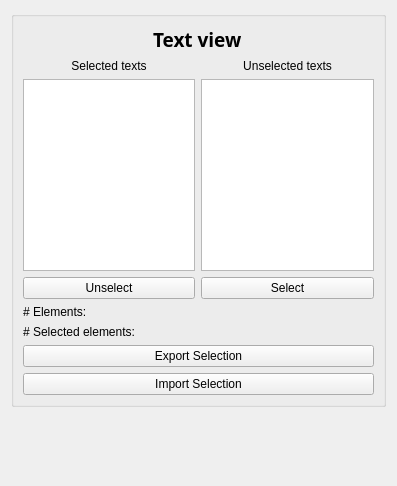
<?xml version="1.0" encoding="UTF-8"?>
<ui version="4.0">
 <class>TextView</class>
 <widget class="QWidget" name="TextView">
  <property name="geometry">
   <rect>
  <x>0</x>
  <y>0</y>
  <width>397</width>
  <height>486</height>
   </rect>
  </property>
  <property name="windowTitle">
   <string>Form</string>
  </property>
  <layout class="QGridLayout" name="gridLayout_2">
   <item row="0" column="0">
  <widget class="QGroupBox" name="groupBox">
   <property name="title">
    <string/>
   </property>
   <layout class="QGridLayout" name="gridLayout_3">
    <item row="0" column="0">
     <layout class="QGridLayout" name="gridLayout">
    <item row="0" column="0">
     <spacer name="horizontalSpacer">
      <property name="orientation">
       <enum>Qt::Horizontal</enum>
      </property>
      <property name="sizeHint" stdset="0">
       <size>
      <width>40</width>
      <height>20</height>
       </size>
      </property>
     </spacer>
    </item>
    <item row="0" column="1">
     <widget class="QLabel" name="label">
      <property name="font">
       <font>
      <family>Calibri Light</family>
      <pointsize>14</pointsize>
      <weight>75</weight>
      <bold>true</bold>
       </font>
      </property>
      <property name="text">
       <string>Text view</string>
      </property>
     </widget>
    </item>
    <item row="0" column="2">
     <spacer name="horizontalSpacer_2">
      <property name="orientation">
       <enum>Qt::Horizontal</enum>
      </property>
      <property name="sizeHint" stdset="0">
       <size>
      <width>40</width>
      <height>20</height>
       </size>
      </property>
     </spacer>
    </item>
    <item row="1" column="0" colspan="3">
     <layout class="QGridLayout" name="gridLayout_5">
      <item row="1" column="0">
       <spacer name="horizontalSpacer_3">
      <property name="orientation">
       <enum>Qt::Horizontal</enum>
      </property>
      <property name="sizeHint" stdset="0">
       <size>
        <width>40</width>
        <height>20</height>
       </size>
      </property>
       </spacer>
      </item>
      <item row="1" column="1" rowspan="2">
       <widget class="QListWidget" name="_selected_text_wdg"/>
      </item>
      <item row="3" column="2">
       <widget class="QPushButton" name="_select_btn">
      <property name="text">
       <string>Select</string>
      </property>
       </widget>
      </item>
      <item row="1" column="2" rowspan="2">
       <widget class="QListWidget" name="_unselected_text_wdg"/>
      </item>
      <item row="1" column="3">
       <spacer name="horizontalSpacer_4">
      <property name="orientation">
       <enum>Qt::Horizontal</enum>
      </property>
      <property name="sizeHint" stdset="0">
       <size>
        <width>40</width>
        <height>20</height>
       </size>
      </property>
       </spacer>
      </item>
      <item row="3" column="1">
       <widget class="QPushButton" name="_unselect_btn">
      <property name="text">
       <string>Unselect</string>
      </property>
       </widget>
      </item>
      <item row="0" column="1">
       <widget class="QLabel" name="label_2">
      <property name="text">
       <string>Selected texts</string>
      </property>
      <property name="alignment">
       <set>Qt::AlignCenter</set>
      </property>
       </widget>
      </item>
      <item row="0" column="2">
       <widget class="QLabel" name="label_3">
      <property name="text">
       <string>Unselected texts</string>
      </property>
      <property name="alignment">
       <set>Qt::AlignCenter</set>
      </property>
       </widget>
      </item>
     </layout>
    </item>
    <item row="2" column="0" colspan="3">
     <layout class="QGridLayout" name="gridLayout_4">
      <item row="0" column="0">
       <widget class="QLabel" name="_num_elem_lbl">
      <property name="text">
       <string># Elements: </string>
      </property>
       </widget>
      </item>
      <item row="1" column="0">
       <widget class="QLabel" name="_num_sel_elem_lbl">
      <property name="text">
       <string># Selected elements: </string>
      </property>
       </widget>
      </item>
      <item row="2" column="0">
       <widget class="QPushButton" name="_export_btn">
      <property name="text">
       <string>Export Selection</string>
      </property>
       </widget>
      </item>
      <item row="3" column="0">
       <widget class="QPushButton" name="_import_selection_btn">
      <property name="text">
       <string>Import Selection</string>
      </property>
       </widget>
      </item>
     </layout>
    </item>
     </layout>
    </item>
   </layout>
  </widget>
   </item>
   <item row="1" column="0">
  <spacer name="verticalSpacer">
   <property name="orientation">
    <enum>Qt::Vertical</enum>
   </property>
   <property name="sizeHint" stdset="0">
    <size>
     <width>20</width>
     <height>47</height>
    </size>
   </property>
  </spacer>
   </item>
  </layout>
 </widget>
 <resources/>
 <connections/>
</ui>
